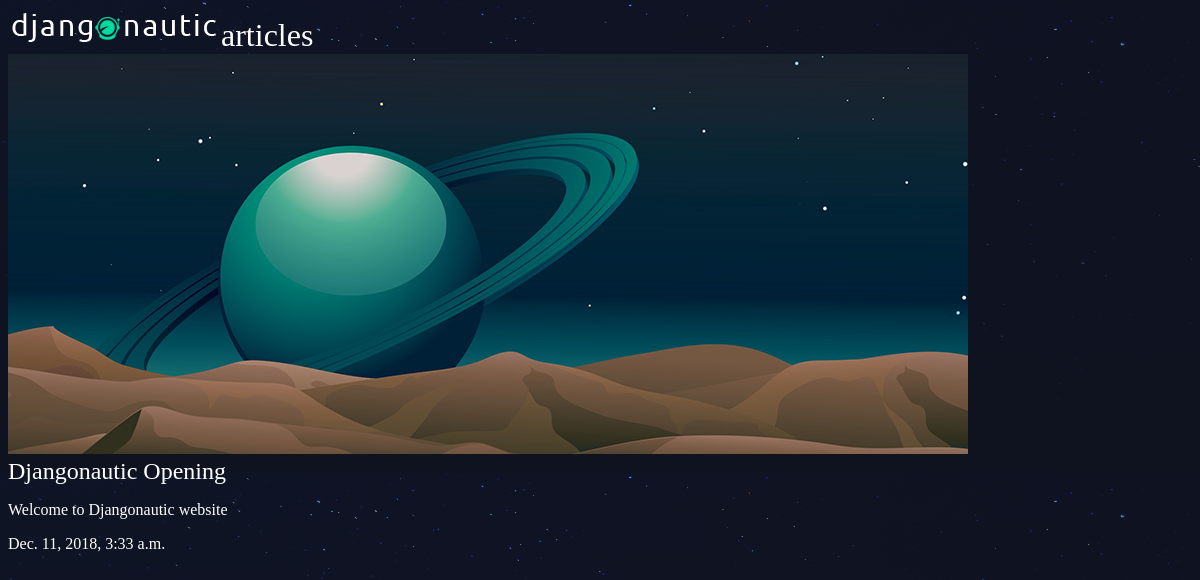
The page /articles/djangonautic-opening/ on the database its author committed.
### articles/models.py (models this page shows, shortened)
class Article(models.Model):
  title = models.CharField(max_length=100)
  slug = models.SlugField()
  body = models.TextField()
  date = models.DateTimeField(auto_now_add=True)
  thumb = models.ImageField(default='default.png', blank=True)

### articles/views.py (the view)
# urls.py: path('<slug>/', views.article_detail, name="detail"),
def article_detail(request, slug):
  article = Article.objects.get(slug=slug)
  return render(request, 'articles/article_detail.html', {'article': article})

### articles/templates/articles/article_detail.html
{% extends 'base_layout.html' %}
{% block content %}
<div class="article-detail">
  <div class="article">
    <img src="{{article.thumb.url}}" />
<h2>{{article.title}}</h2>
<p>{{article.body}}</p>
<p>{{article.date}}</p>
  </div>
</div>
{% endblock %}

### assets/styles.css (style rules this page uses)
body { background-color: #0f121f; background-image: url(stars.png); background-repeat-y: no-repeat; color: #fff; }
body * { font-family: Ubuntu; }
h1, h2, h3, h4, h5 { font-weight: normal; margin: 0; }

### rows shown on the page
Article: thumb (placeholder picture), title "Djangonautic Opening", body "Welcome to Djangonautic website", date "Dec. 11, 2018, 3:33 a.m."
